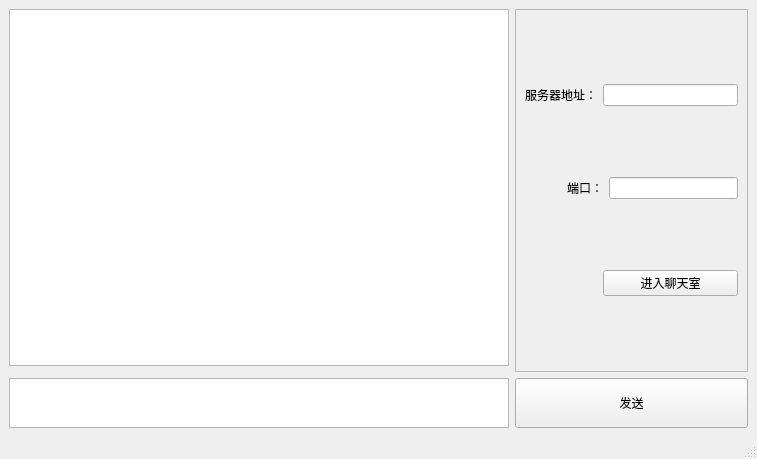
<?xml version="1.0" encoding="UTF-8"?>
<ui version="4.0">
 <class>Panda</class>
 <widget class="QMainWindow" name="Panda">
  <property name="geometry">
   <rect>
    <x>0</x>
    <y>0</y>
    <width>757</width>
    <height>459</height>
   </rect>
  </property>
  <property name="windowTitle">
   <string>PandaClient</string>
  </property>
  <widget class="QWidget" name="centralwidget">
   <layout class="QGridLayout" name="gridLayout_2">
    <item row="0" column="0">
     <widget class="QTextEdit" name="TextEdit">
      <property name="minimumSize">
       <size>
        <width>500</width>
        <height>0</height>
       </size>
      </property>
     </widget>
    </item>
    <item row="0" column="1" rowspan="2">
     <widget class="QFrame" name="frame">
      <property name="frameShape">
       <enum>QFrame::StyledPanel</enum>
      </property>
      <property name="frameShadow">
       <enum>QFrame::Raised</enum>
      </property>
      <layout class="QGridLayout" name="gridLayout">
       <item row="1" column="0" colspan="2">
        <widget class="QLabel" name="label_3">
         <property name="text">
          <string>端口：</string>
         </property>
         <property name="alignment">
          <set>Qt::AlignRight|Qt::AlignTrailing|Qt::AlignVCenter</set>
         </property>
        </widget>
       </item>
       <item row="1" column="2">
        <widget class="QLineEdit" name="LineEdit_Port"/>
       </item>
       <item row="0" column="0">
        <widget class="QLabel" name="label_2">
         <property name="text">
          <string>服务器地址：</string>
         </property>
         <property name="alignment">
          <set>Qt::AlignRight|Qt::AlignTrailing|Qt::AlignVCenter</set>
         </property>
        </widget>
       </item>
       <item row="0" column="1" colspan="2">
        <widget class="QLineEdit" name="LineEdit_IP"/>
       </item>
       <item row="2" column="1" colspan="2">
        <widget class="QPushButton" name="PushButton_Connect">
         <property name="text">
          <string>进入聊天室</string>
         </property>
        </widget>
       </item>
      </layout>
     </widget>
    </item>
    <item row="2" column="1">
     <widget class="QPushButton" name="PushButton_Send">
      <property name="minimumSize">
       <size>
        <width>0</width>
        <height>50</height>
       </size>
      </property>
      <property name="text">
       <string>发送</string>
      </property>
     </widget>
    </item>
    <item row="2" column="0">
     <widget class="QTextEdit" name="TextEdit_Send">
      <property name="maximumSize">
       <size>
        <width>16777215</width>
        <height>50</height>
       </size>
      </property>
     </widget>
    </item>
   </layout>
  </widget>
  <widget class="QMenuBar" name="menubar">
   <property name="geometry">
    <rect>
     <x>0</x>
     <y>0</y>
     <width>757</width>
     <height>26</height>
    </rect>
   </property>
  </widget>
  <widget class="QStatusBar" name="statusbar"/>
 </widget>
 <resources/>
 <connections/>
</ui>
